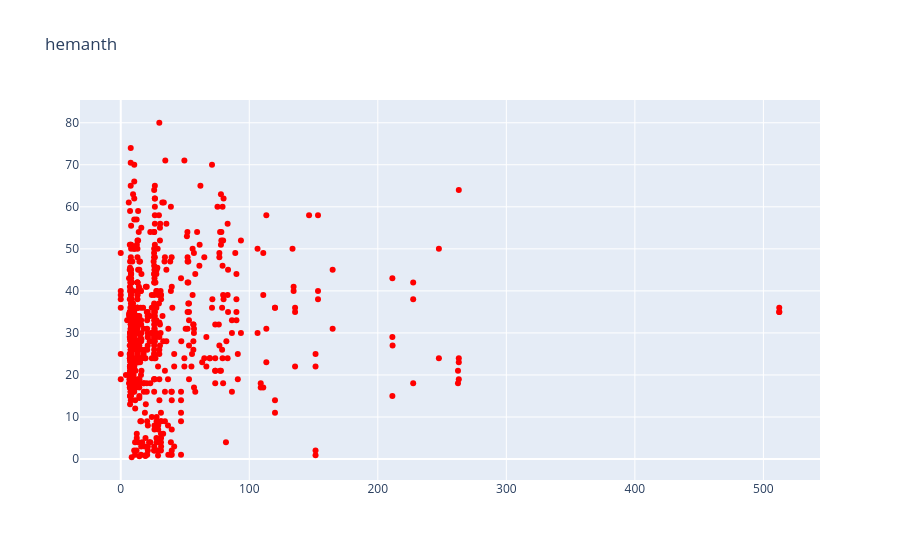

Notebook code for this chart:
### Code cell
trace = go.Scatter(x=data['Fare'],
               y=data['Age'],
               mode='markers',
               marker={'color':'red'})
layout = go.Layout(title="hemanth")
fig = go.Figure(data=trace,layout = layout)
fig.show()

### Figure 1 — Plotly figure (JSON) as saved in the notebook; plotly's stock layout.template omitted (floating-point values rounded to 4 significant figures; data arrays with more than 128 entries replaced by an {"elided": "..."} marker saying what was removed)
{"data": [{"marker": {"color": "red"}, "mode": "markers", "type": "scatter", "x": {"elided": "891 float values"}, "y": {"elided": "891 float values"}}], "layout": {"title": {"text": "hemanth"}}}
